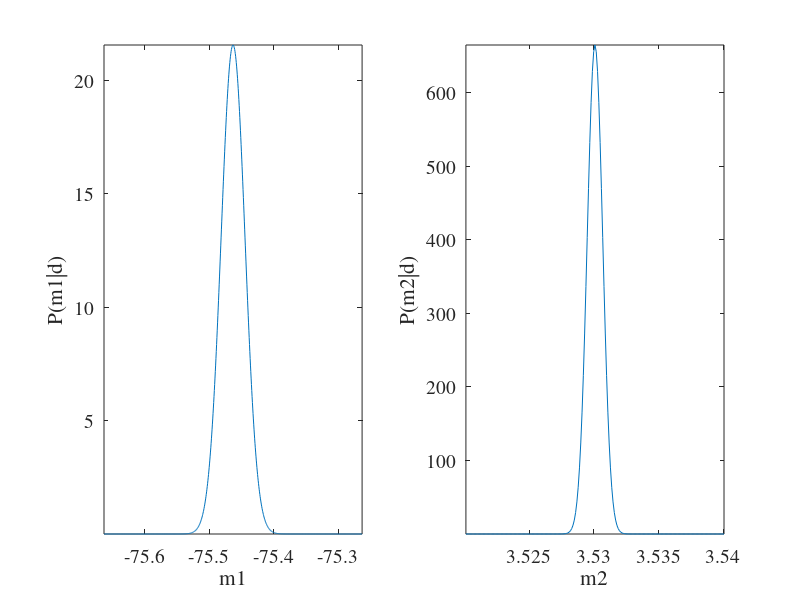

MATLAB code for this plot:
function hw2_2
set(0,'defaulttextfontname','times','defaulttextfontsize',14);
set(0,'defaultaxesfontname','times','defaultaxesfontsize',14);

% load data
load ge118_hw2.mat
sigma = 0.1;   % data error
%%%%%%%%%%%%%%%%%%%%%%%%%%%%%%
% least squares
disp('*** start least squares ***');
[m1_ls,m2_ls,mcov] = least_square(x,y,sigma);

disp('model covariance matrix:');
disp(mcov);
[V,D] = eig(mcov)

disp('standard deviation of m1 and m2:');
disp(sqrt(diag(mcov)));

%%%%%%%%%%%%%%%%%%%%%%%%%%%%%%
% grid search
disp('*** start monte carlo ***');
%m1 = -200:0.1:50;
%m2 = 1:0.1:10;
m1 = (m1_ls - 0.2):0.0005:(m1_ls + 0.2);   % narrow down the search range
m2 = (m2_ls - 0.01):0.0001:(m2_ls + 0.01);

% L2 norm
[m1_l2,m2_l2,err_l2,err_all_l2] = grid_search(x,y,m1,m2,2);

% joint pdf
dm1 = m1(2) - m1(1);
dm2 = m2(2) - m2(1);
p_m1m2 = exp( -(err_all_l2-min(err_all_l2(:)))/(2*sigma^2) );
%p_m1m2 = exp( -(err_all_l2)/(2*sigma^2) );
p_m1m2 = p_m1m2/(sum(p_m1m2(:))*dm1*dm2);

% marginal
p_m1 = dm2 * sum(p_m1m2,2);
p_m2 = dm1 * sum(p_m1m2,1);

m1 = m1(:);
m2 = m2(:);
p_m1 = p_m1(:);
p_m2 = p_m2(:);

figure;
subplot(121);
plot(m1,p_m1);
xlabel('m1'); ylabel('P(m1|d)');axis tight;
subplot(122)
plot(m2,p_m2);
xlabel('m2'); ylabel('P(m2|d)');axis tight;

% \sigma m1 m2
sigma_m1 = sqrt( dm1 * sum(p_m1 .* m1.^2) - (dm1 * sum(p_m1 .* m1)).^2 );
sigma_m2 = sqrt( dm2 * sum(p_m2 .* m2.^2) - (dm2 * sum(p_m2 .* m2)).^2 );
disp('standard deviation of m1 and m2:');
disp([sigma_m1 sigma_m2]);


end

% LEAST SQUARE SOLUTION
function [m1, m2, mcov] = least_square(xdata,ydata,sigma)
G = [ones(length(xdata),1) xdata(:)];
tmp = (G'*G)^(-1) * G' * ydata;
m1 = tmp(1);
m2 = tmp(2);
mcov = inv(G'*G/sigma^2);
end

% GRID SEARCH
function [m1_best,m2_best,err_best,err] = grid_search(xdata,ydata,m1,m2,flag)
% error over the model space
err = zeros(length(m1),length(m2));
for i = 1:length(m1)
    for j = 1:length(m2)
        err(i,j) = misfit(xdata,ydata,m1(i),m2(j),flag);
    end
end

% find the optimum solution
[err_best,id] = min(err(:));
[I,J] = ind2sub(size(err),id);
m1_best = m1(I);
m2_best = m2(J);
end

% CALCULATE THE MISFIT
function err = misfit(xdata,ydata,m1,m2,flag)
ypred = m1 + m2 * xdata;
if flag == 1       % L1 norm
    err = sum(abs(ypred-ydata));
elseif flag == 2   % L2 norm
    err = sum((ypred-ydata).^2);
end
end